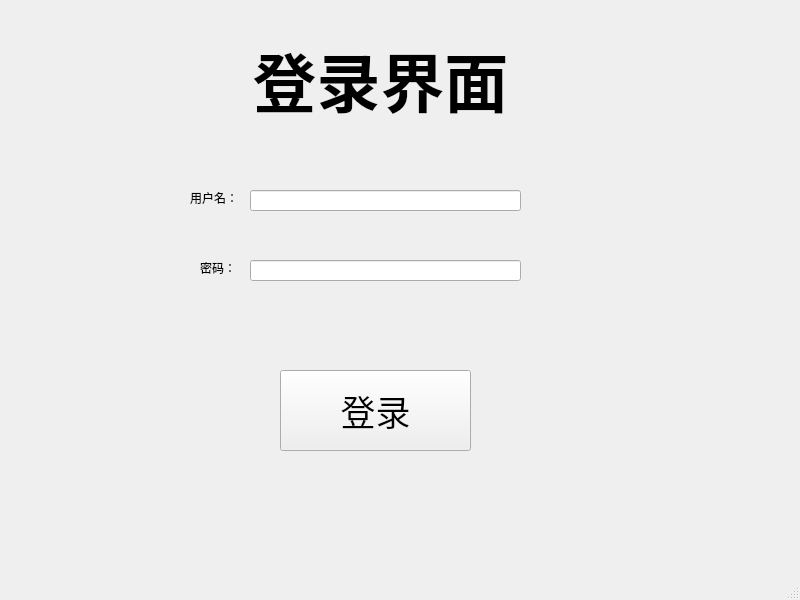
<?xml version="1.0" encoding="UTF-8"?>
<ui version="4.0">
 <class>MainWindow</class>
 <widget class="QMainWindow" name="MainWindow">
  <property name="geometry">
   <rect>
    <x>0</x>
    <y>0</y>
    <width>800</width>
    <height>600</height>
   </rect>
  </property>
  <property name="windowTitle">
   <string>MainWindow</string>
  </property>
  <widget class="QWidget" name="centralwidget">
   <widget class="QLabel" name="label">
    <property name="geometry">
     <rect>
      <x>190</x>
      <y>190</y>
      <width>72</width>
      <height>15</height>
     </rect>
    </property>
    <property name="text">
     <string>用户名：</string>
    </property>
   </widget>
   <widget class="QLabel" name="label_2">
    <property name="geometry">
     <rect>
      <x>200</x>
      <y>260</y>
      <width>72</width>
      <height>15</height>
     </rect>
    </property>
    <property name="text">
     <string>密码：</string>
    </property>
   </widget>
   <widget class="QLabel" name="label_3">
    <property name="geometry">
     <rect>
      <x>200</x>
      <y>10</y>
      <width>361</width>
      <height>141</height>
     </rect>
    </property>
    <property name="text">
     <string>&lt;html&gt;&lt;head/&gt;&lt;body&gt;&lt;p align=&quot;center&quot;&gt;&lt;span style=&quot; font-size:48pt; font-weight:600;&quot;&gt;登录界面&lt;/span&gt;&lt;/p&gt;&lt;/body&gt;&lt;/html&gt;</string>
    </property>
   </widget>
   <widget class="QLineEdit" name="lineEdit">
    <property name="geometry">
     <rect>
      <x>250</x>
      <y>190</y>
      <width>271</width>
      <height>21</height>
     </rect>
    </property>
   </widget>
   <widget class="QLineEdit" name="lineEdit_2">
    <property name="geometry">
     <rect>
      <x>250</x>
      <y>260</y>
      <width>271</width>
      <height>21</height>
     </rect>
    </property>
   </widget>
   <widget class="QPushButton" name="pushButton">
    <property name="geometry">
     <rect>
      <x>280</x>
      <y>370</y>
      <width>191</width>
      <height>81</height>
     </rect>
    </property>
    <property name="font">
     <font>
      <family>Arial</family>
      <pointsize>26</pointsize>
     </font>
    </property>
    <property name="text">
     <string>登录</string>
    </property>
   </widget>
   <widget class="QLabel" name="label_4">
    <property name="geometry">
     <rect>
      <x>520</x>
      <y>375</y>
      <width>221</width>
      <height>61</height>
     </rect>
    </property>
    <property name="text">
     <string/>
    </property>
   </widget>
  </widget>
  <widget class="QStatusBar" name="statusbar"/>
 </widget>
 <resources/>
 <connections>
  <connection>
   <sender>pushButton</sender>
   <signal>clicked()</signal>
   <receiver>MainWindow</receiver>
   <slot>login()</slot>
   <hints>
    <hint type="sourcelabel">
     <x>312</x>
     <y>416</y>
    </hint>
    <hint type="destinationlabel">
     <x>114</x>
     <y>412</y>
    </hint>
   </hints>
  </connection>
 </connections>
 <slots>
  <slot>login()</slot>
 </slots>
</ui>
